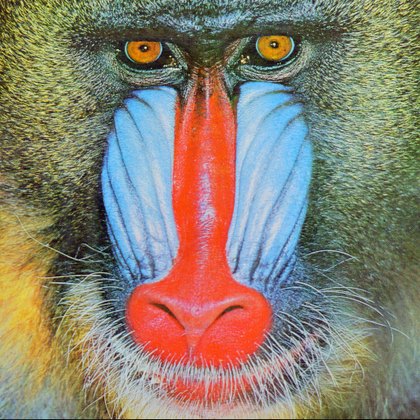
%> input picture TestImages/baboon.tiff, 420 x 420 px, shrunk from 512 x 512 before the run
$ octave --eval "Main;"   (GNU Octave 9; MATLAB toolbox functions it lacks are replaced by stand-ins)
%> lines starting %> are read from the running program, lines starting %| are printed output that depends on the picture; in (x1, y1, x2, y2) boxes, pixels count from 0 and x2, y2 are one past the last pixel; in counts of white or black regions, pixels touching at a corner belong together; the program's own positions count from 1; long printed decimals are rounded
function Main()
%% Reading Cover Image and Watermark Image

% First we will read lena image, this image will be our cover image and we will hide a watermark in it
coverImagePath = 'TestImages/baboon.tiff';
coverImage = imread(coverImagePath);
%> coverImage is the input picture: size 420x420x3 uint8; mean R, G, B 137.4, 128.9, 113.1
% and than we will convert this image to gray image
coverImage = rgb2gray(coverImage);
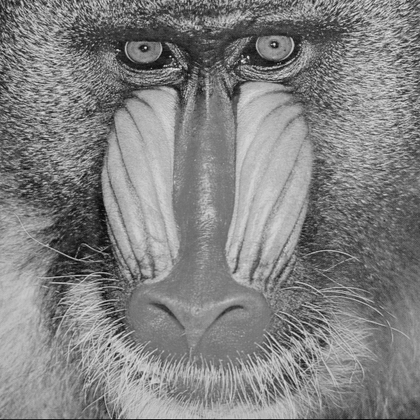
%> coverImage: size 420x420 uint8; min 3, max 243, mean 129.6

% now lets read our watermark
watermarkImagePath = 'TestImages/watermark.jpg';
watermarkImage = imread(watermarkImagePath);
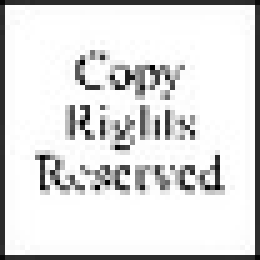
%> input picture TestImages/watermark.jpg, 52 x 52 px, shrunk from 64 x 64 before the run (shown 5 times larger)
%> watermarkImage is the input picture: size 52x52x3 uint8; min 0, max 255, mean 222.4
% Converting watermark image to gray scale image
watermarkImage = rgb2gray(watermarkImage);
%> watermarkImage: size 52x52 uint8
% Converting watermark image to binary
watermarkImage = imbinarize(watermarkImage);
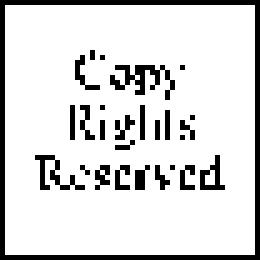
%> watermarkImage: size 52x52 logical (shown 5 times larger); 85.3% white; black in thin lines or dots

% Here you can see the cover image and watermark image
% we will hide this watermark into the cover image
figure(1);
subplot(1,2,1)
imshow(coverImage)
title('Cover Image')

subplot(1,2,2)
imshow(watermarkImage)
title('Watermark Image')

%% Embedding Watermark

% The next step is embedding watermark with Least Significant Bit method
% for this purpose lets write a function called embedWatermark
watermarkedImage = embedWatermark(watermarkImage,coverImage);
%> after the loop in embedWatermark, `for x=1:size(watermark,1)`: coverImage: size 420x420 uint8; 0.76% of pixels changed, all inside (x1, y1, x2, y2) = (0, 0, 52, 52)
%> after the loop in embedWatermark, `for x=1:size(watermark,1)`: B = [1 0 0 1 0 1 1 0]

% After embedding watermark we can measure the imperceptibility of this watermarked image
% I have already told you about two metrics PSNR and MSE
% i have two function for this metrics
PSNR = psnr(coverImage, watermarkedImage);
%> PSNR = 69.31
MSE = mse(coverImage, watermarkedImage);
%> MSE = 0.00762
fprintf('WatermarkedImage PSNR: %f MSE: %f\n\n',PSNR,MSE);
%| WatermarkedImage PSNR: 69.309 MSE: 0.007625

% Showing watermarked and cover image
%as you can see here we cant recognize the watermark which embedded into cover image
figure(2);
subplot(1,2,1)
imshow(coverImage)
title('Cover Image')

subplot(1,2,2)
imshow(watermarkedImage)
title('Watermarked Image')

%% Attacking the watermarked image
% by opening this section, you can attack the watermarked image and observe
% the change in the extracted watermark

% for applying Average Filter Attack
% watermarkedImage = AverageFilter(watermarkedImage,3);

% Gaussian low-pass filter Attack
% watermarkedImage = GlowpassFilter(watermarkedImage,3)

% Histogram Equalization Attack
% watermarkedImage = HistAttack(watermarkedImage);

% JPEG2000 compression Attack
% watermarkedImage = Jp2Attack(watermarkedImage,12);

% JPEG compression Attack
% watermarkedImage = JpegAttack(watermarkedImage,20);

% Median Attack for size 3
% watermarkedImage = MedianAttack(watermarkedImage,3);

% Motion Blur Attack theta = 4 len = 7
% watermarkedImage = MotionAttack(watermarkedImage,7);

% Gaussian Noise Attack
% watermarkedImage = NoiseGauss(watermarkedImage,0.001);

% Salt and Pepper Noise Attack
% watermarkedImage = NoiseSaltPepper(watermarkedImage,0.001);

% Speckle Noise Attack
% watermarkedImage = NoiseSpeckle(watermarkedImage,0.001);

% Rotating Attack 5 degree
% watermarkedImage = RotateAttack(watermarkedImage,5);

%% Extract Watermark

% now lets extract the watermark from watermarked image
[extractedWatermark] = extractWatermark(watermarkedImage,size(watermarkImage,1),size(watermarkImage,2));
%> after the loop in extractWatermark, `for x=1:sizeX`: extractedWatermark: size 52x52 double; values 0 (black) and 1 (white), 85.3% white; black in thin lines or dots

% Similarity between original watermark and extracted watermark
PSNR = psnr(double(watermarkImage), extractedWatermark);
%> PSNR = Inf
MSE = mse(watermarkImage, extractedWatermark);
%> MSE = 0
fprintf('Watermark PSNR: %f MSE: %f\n\n',PSNR,MSE);
%| Watermark PSNR: Inf MSE: 0

figure(3);
subplot(1,2,1)
imshow(watermarkImage)
title('Original Watermark')

subplot(1,2,2)
imshow(extractedWatermark)
title('Extracted Watermark')
end

% Embedding watermark into cover image
function [watermarkedImage] = embedWatermark(watermark,coverImage)

    %i am creating a for loop to call each bit of the watermark one by one
    for x=1:size(watermark,1)
        for y=1:size(watermark,2)

            %now let's take the original image pixel in which we will embed the watermark
            % after that we will convert it to eight bit binary
            B = Decimal2Binary(coverImage(x,y),'left-msb');
            % we will change our bit with least significant bit of cover image
            B(1,size(B,2)) = watermark(x,y);
            % now let's get our watermarked pixel by converting this number back to decimal.
            coverImage(x,y) = Binary2Decimal(B,'left-msb');
        end
        %finally we have a watermarkedImage
        watermarkedImage = coverImage;
    end
end

% we will provide the watermarkedImage and the size of watermark as input
% and this function will give us a extracted watermark
% If I had chosen a watermark that I would embed in the entire image,
%I would not have needed to give the size of the watermark.
% but in this example we need size of watermark as input
function [extractedWatermark] = extractWatermark(watermarkedImage,sizeX,sizeY)

    % first i will create a pattern for watermark
    extractedWatermark = zeros(sizeX,sizeY);
    %we will create a for loops again for getting pixels from watermarked image
    for x=1:sizeX
        for y=1:sizeY
            %now let's take the watermarked image pixel in
            %which we will embed the watermark
            % after that we will convert it to eight bit binary
            B = Decimal2Binary(watermarkedImage(x,y),'left-msb');
            % now we will fill our pattern with the bits we got from the watermarked image
            extractedWatermark(x,y) = B(1,size(B,2));
        end
    end
end
